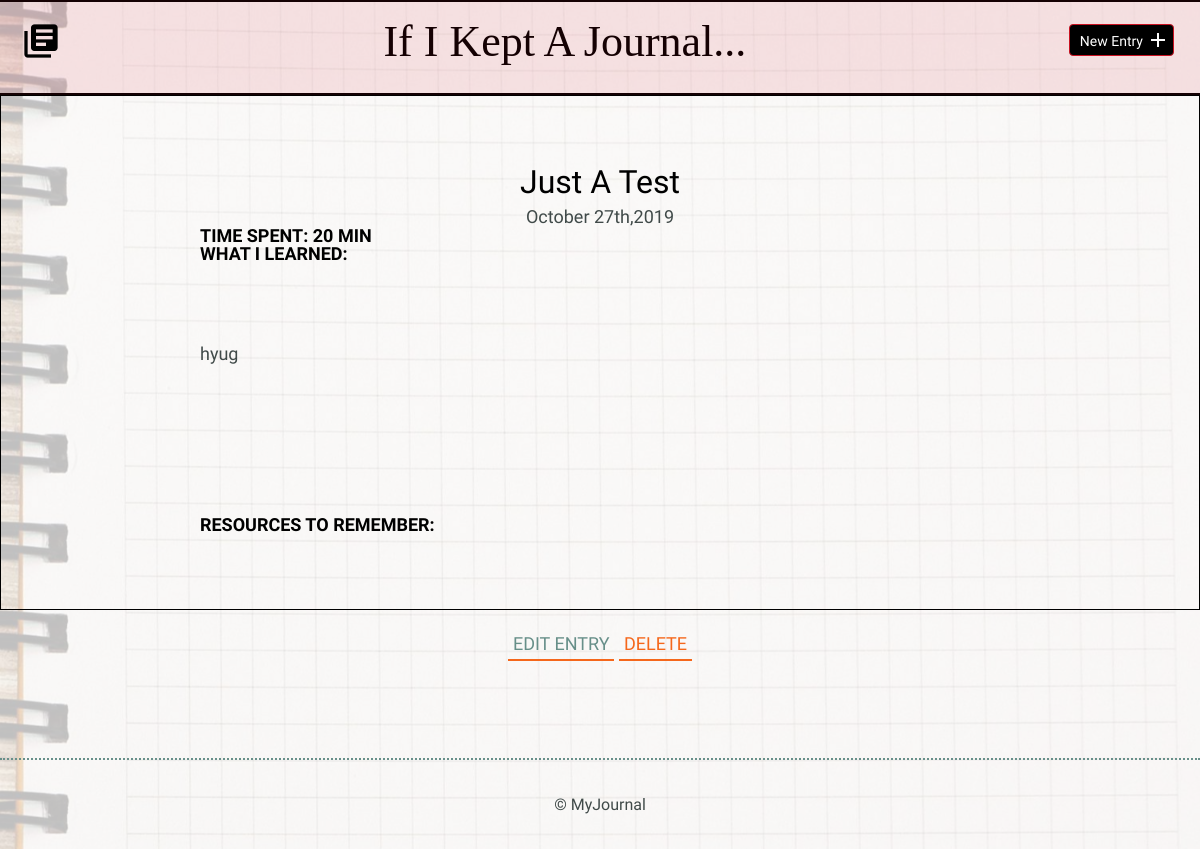
Page /detail.php?id=14 on the committed database.
### tables this page shows
CREATE TABLE entries (entries_id INTEGER UNIQUE, title TEXT, date TEXT, time_spent INTEGER, learned BLOB, resources BLOB, PRIMARY KEY (entries_id));

### inc/functions.php (called while the page is built, shortened)
<?php
function get_entries_list($entries_id = null, $tag_id = null){
   include "connection.php";
   $sql = "SELECT entries_id, title, date, time_spent, learned, resources FROM entries";
   try {
   if (!empty($tag_id)) {
      $results = $db->prepare(
        $sql
        . " JOIN tags_to_entries ON entries_id = tags_to_entries.entry_id
        WHERE tags_to_entries.tag_id = ?");
        $results->bindParam(1, $tag_id, PDO::PARAM_INT);
        }
    elseif (!empty($entries_id)) {
      $results = $db->prepare(
        $sql
        . " WHERE entries_id = ?");
      $results->bindParam(1, $entries_id, PDO::PARAM_INT);
    } else {
      $results = $db->prepare($sql
      . " ORDER BY date DESC");
    }
      $results->execute();
      if (!empty($entries_id)) {
        $entries = $results->fetch();
         }else{$entries = $results->fetchAll(PDO::FETCH_ASSOC);
       }
    } catch (Exception $e){
      echo $e->getMessage();
    }
  return $entries;
}
 ?>

### detail.php (the view, shortened to what this page needs)
<?php
require 'inc/functions.php';
if(!empty($_GET['id'])){
$entries_id =filter_input(INPUT_GET, 'id', FILTER_SANITIZE_NUMBER_INT);
  if(!empty($entries_id)){
list($entries_id, $title, $date, $time_spent, $learned, $resources) = get_entries_list($entries_id);
   }
}
include 'inc/header.php'; ?>
<html>
    <head>
        <link rel="stylesheet" href="css/normalize.css">
        <link rel="stylesheet" href="css/site.css">
    </head>
            <div class="container">
            </div>
        <section>
            <div class="container">
                <div class="entry-list single">
                    <article>
                      <h2><?php echo $title; ?></h2>
                      <time><?php echo date('F jS,Y',strtotime($date)); ?></time>
                            <h3 style= "text-align:left;">Time Spent:<?php echo "<time> " . $time_spent . "</time>"; ?></h3>
                            <h3 style= "text-align:left;">What I Learned:</h3>
                            <p class="entry"><?php echo $learned; ?></p>
                        </div>
                        <div class="entry">
                            <h3>Resources to Remember:</h3>
                        </div>
                </div>
            <div class="edit">
                <p><a href="edit.php?id=<?php echo $entries_id; ?>">Edit Entry</a>
                <a href="remove_entry.php?id=<?php echo $entries_id; ?>"style='color:#f5671b'>Delete</a></p>
            </div>
        </section>
        <?php include 'inc/footer.php'; ?>
    </body>
</html>

### css/site.css (style rules this page uses)
.container { margin: 0 auto; padding: 0 25px; border: 1px solid black; }
h1, h2, h3 { margin: 0; font-weight: 400; line-height: 1em; color: #000; }
h2 { font-size: 32px; }
h3 { font-size: 18px; font-family: 'Work Sans', serif; font-weight: 600; text-transform: uppercase; }
p { line-height: 1.8em; font-size: 18px; }
p a { border-bottom: 2px solid #f5671b; padding: 5; color: #678f89; text-decoration: none; }
.entry-list, .edit-entry, .new-entry { max-width: 800px; margin: 0 auto; padding: 70px 0 150px 0; }
.entry-list article { margin-bottom: 80px; text-align: center; }
.entry-list article:last-child { margin-bottom: 0; }
.entry-list article h2 { margin-bottom: 8px; }
.entry-list.single { padding-bottom: 70px; }
.entry-list.single time { font-size: 18px; }
.entry { max-width: 800px; margin: 75px auto 0 auto; text-align: left; }
.edit { padding-bottom: 80px; text-align: center; margin: 0 auto; }
.edit a { font-weight: 400; text-transform: uppercase; font-size: 18px; }

### rows in the picture
entries: title "Just A Test", date "October 27th,2019", time_spent "20 MIN", learned "hyug"
